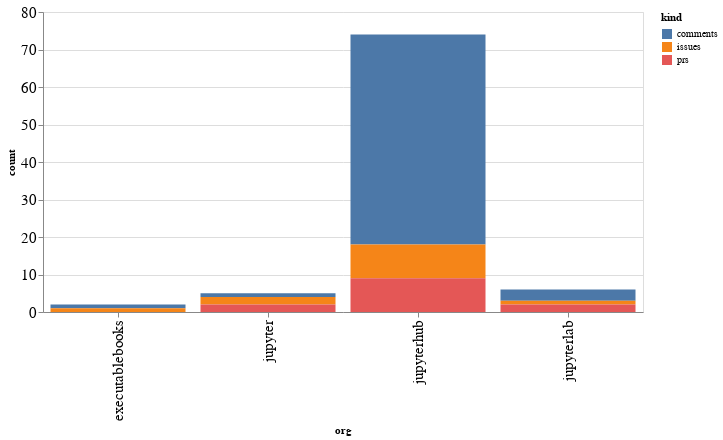

Source (notebook cell):
### Code cell
alt.Chart(org_summaries, width=600).mark_bar().encode(
    x='org',
    y='count',
    color='kind',
    tooltip="org"
)

### Figure 1 — Vega-Lite specification as saved in the notebook (floating-point values rounded to 4 significant figures)
{"config": {"axisLeft": {"labelFontSize": 15}, "axisBottom": {"labelFontSize": 15}}, "data": {"name": "data-38651032121d64831102efaf788c1d3b"}, "mark": "bar", "encoding": {"color": {"type": "nominal", "field": "kind"}, "tooltip": {"type": "nominal", "field": "org"}, "x": {"type": "nominal", "field": "org"}, "y": {"type": "quantitative", "field": "count"}}, "width": 600, "$schema": "https://vega.github.io/schema/vega-lite/v4.8.1.json", "datasets": {"data-38651032121d64831102efaf788c1d3b": [{"org": "executablebooks", "kind": "comments", "count": 1}, {"org": "executablebooks", "kind": "issues", "count": 1}, {"org": "jupyter", "kind": "comments", "count": 1}, {"org": "jupyter", "kind": "issues", "count": 2}, {"org": "jupyter", "kind": "prs", "count": 2}, {"org": "jupyterhub", "kind": "comments", "count": 56}, {"org": "jupyterhub", "kind": "issues", "count": 9}, {"org": "jupyterhub", "kind": "prs", "count": 9}, {"org": "jupyterlab", "kind": "comments", "count": 3}, {"org": "jupyterlab", "kind": "issues", "count": 1}, {"org": "jupyterlab", "kind": "prs", "count": 2}]}}
